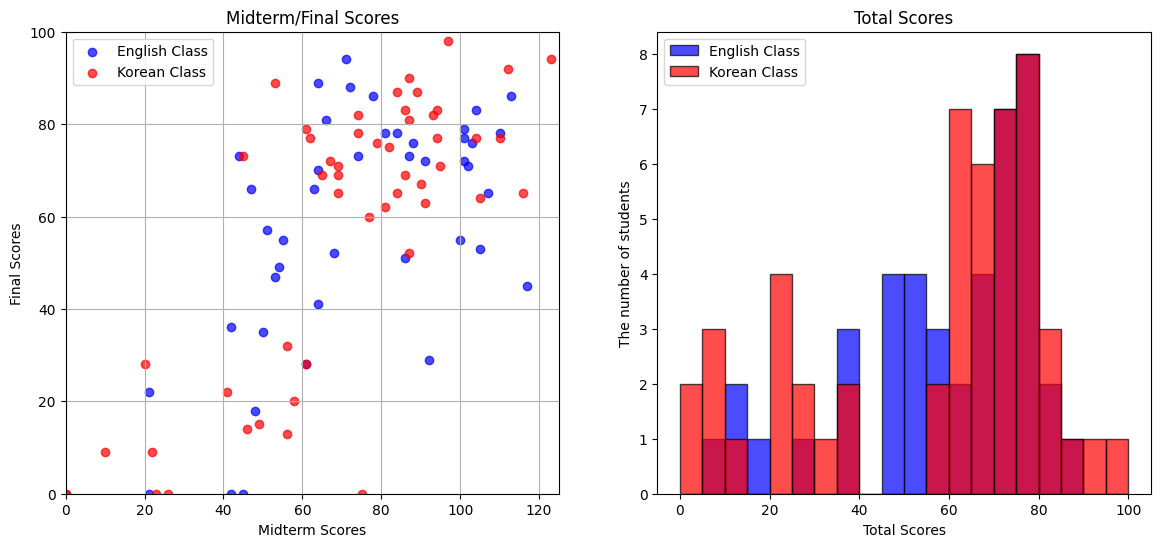

Write the Python code that produced this figure.
import matplotlib.pyplot as plt

def read_data(filename):
    data = []
    with open(filename, 'r') as f:
        for line in f.readlines():
            if not line.startswith('#'): # If 'line' is not a header
                data.append([int(word) for word in line.split(',')])
    return data

if __name__ == '__main__':
    # Load score data
    class_kr = read_data('data/class_score_kr.csv')
    class_en = read_data('data/class_score_en.csv')
    
    # Prepare midterm, final, and total scores
    midterm_kr, final_kr = zip(*class_kr)
    total_kr = [40/125*midterm + 60/100*final for (midterm, final) in class_kr]
    
    midterm_en, final_en = zip(*class_en)
    total_en = [40/125*midterm + 60/100*final for (midterm, final) in class_en]
    
    # Create 2 subplots in the same plot
    fig, (sp1, sp2) = plt.subplots(1, 2, figsize=(14, 6))

    # Plot midterm/final scores as points (first subplot)
    sp1.scatter(midterm_en, final_en, color='blue', label='English Class', alpha=0.7)
    sp1.scatter(midterm_kr, final_kr, color='red', label='Korean Class', alpha=0.7)
    sp1.set_xlim(0, 125)
    sp1.set_ylim(0, 100)
    sp1.set_xlabel('Midterm Scores')
    sp1.set_ylabel('Final Scores')
    sp1.set_title('Midterm/Final Scores')
    sp1.legend()
    sp1.grid(True)

    # Plot total scores as a histogram (second subplot)
    sp2.hist(total_en, bins=range(0, 105, 5), color='blue', alpha=0.7, label='English Class', edgecolor='black')
    sp2.hist(total_kr, bins=range(0, 105, 5), color='red', alpha=0.7, label='Korean Class', edgecolor='black')
    sp2.set_xlabel('Total Scores')
    sp2.set_ylabel('The number of students')
    sp2.set_title('Total Scores')
    sp2.legend()

    fig.savefig('class_score_plot.png', bbox_inches='tight')

    # Adjust to prevent overlap and plot
    plt.tight_layout()
    plt.show()
